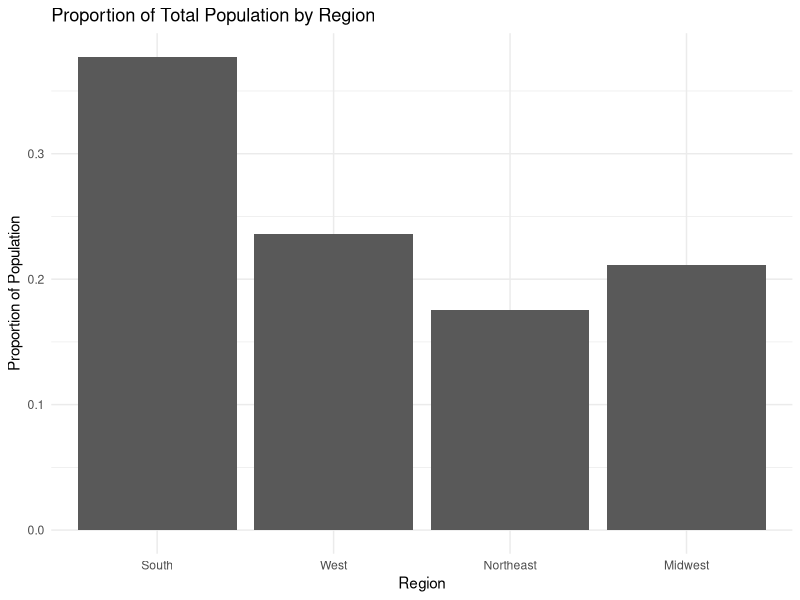
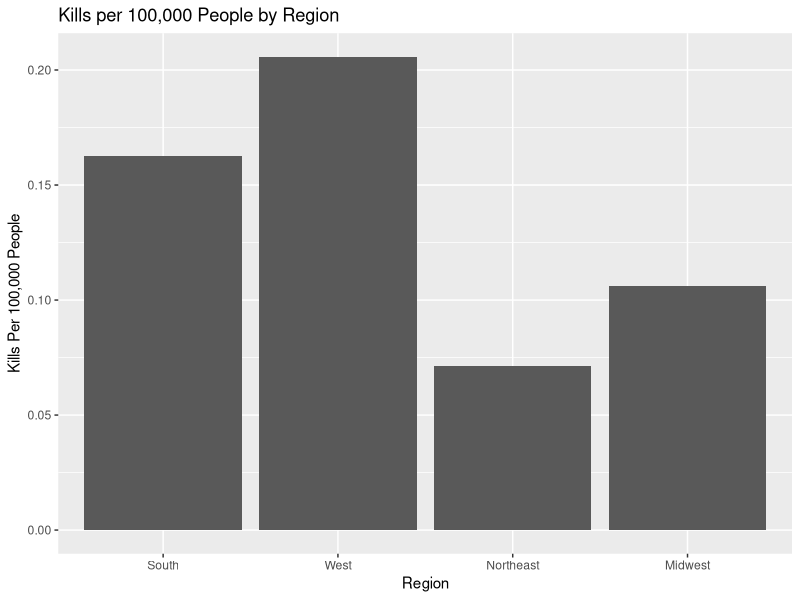
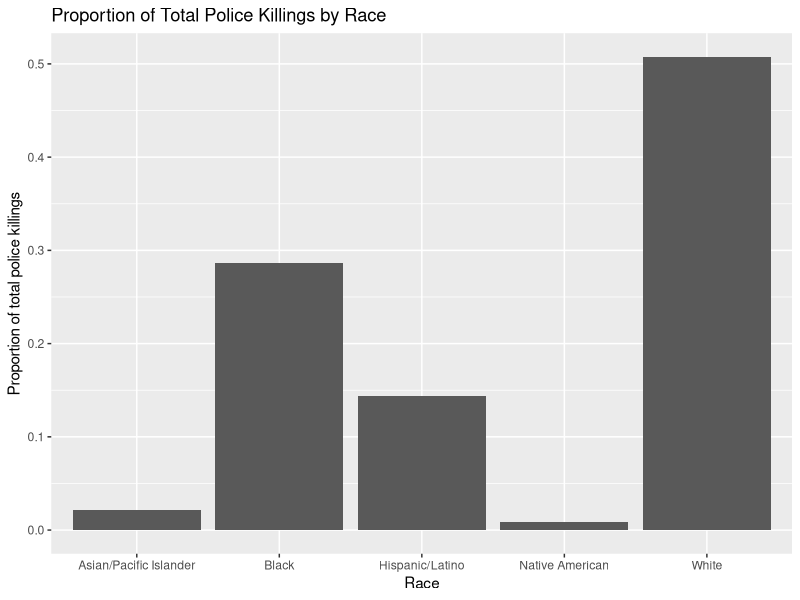
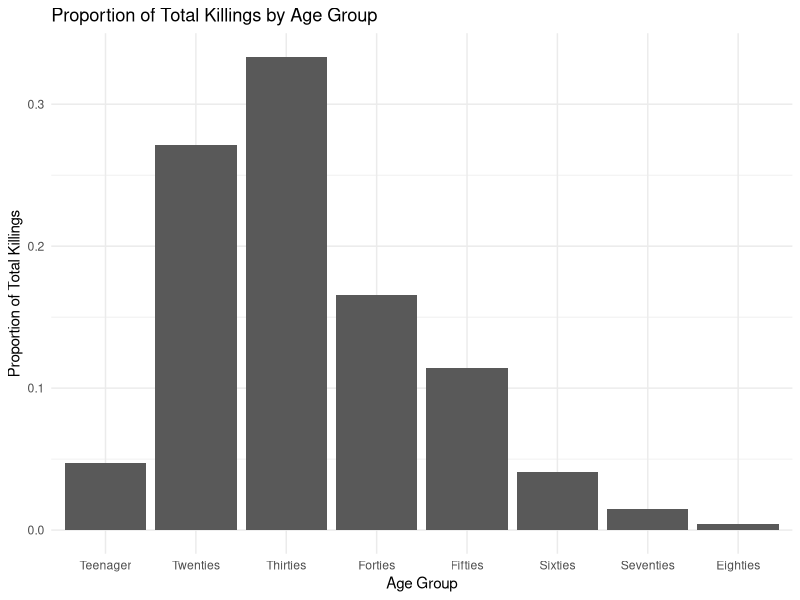
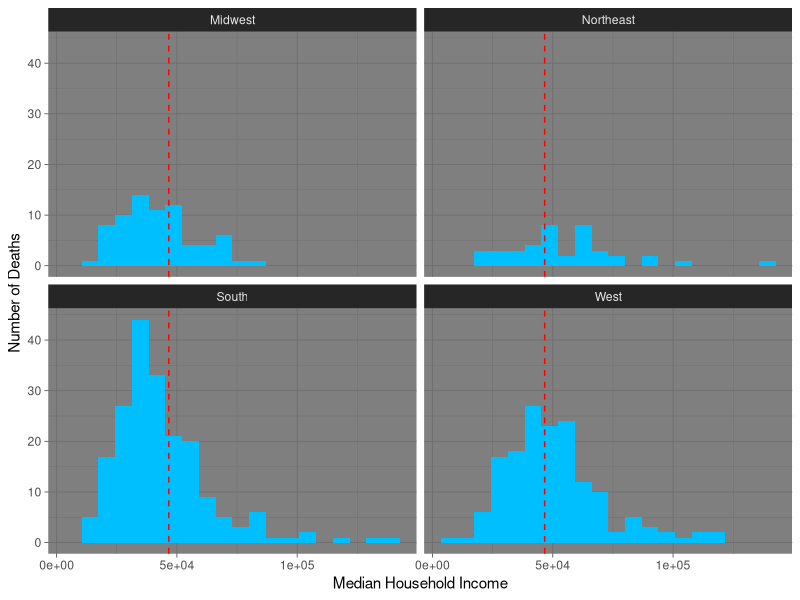
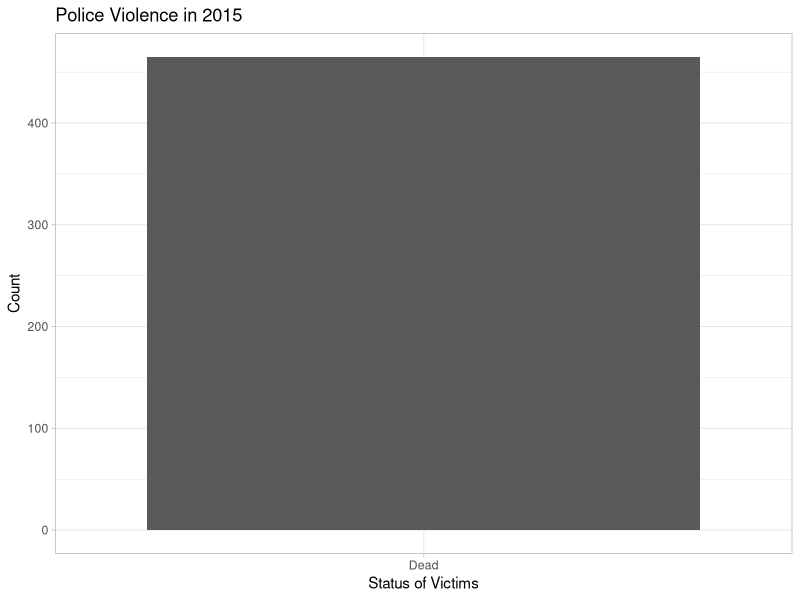
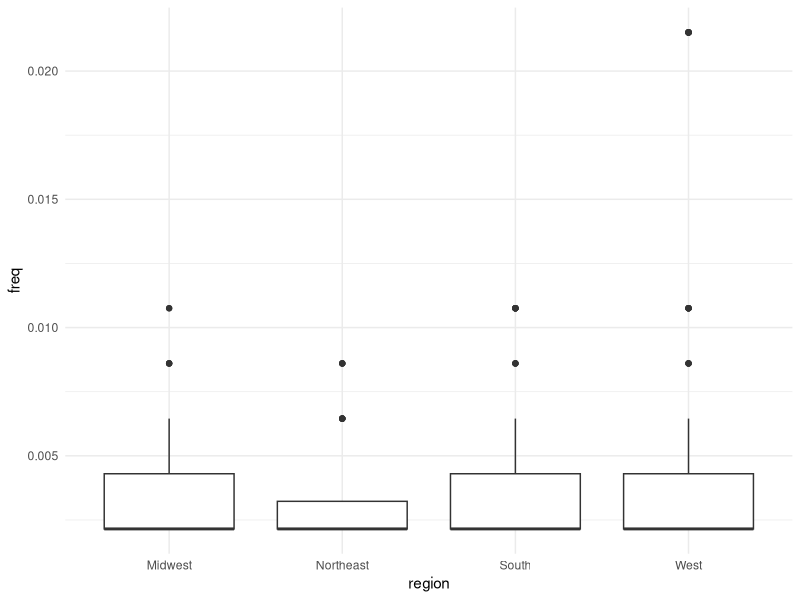
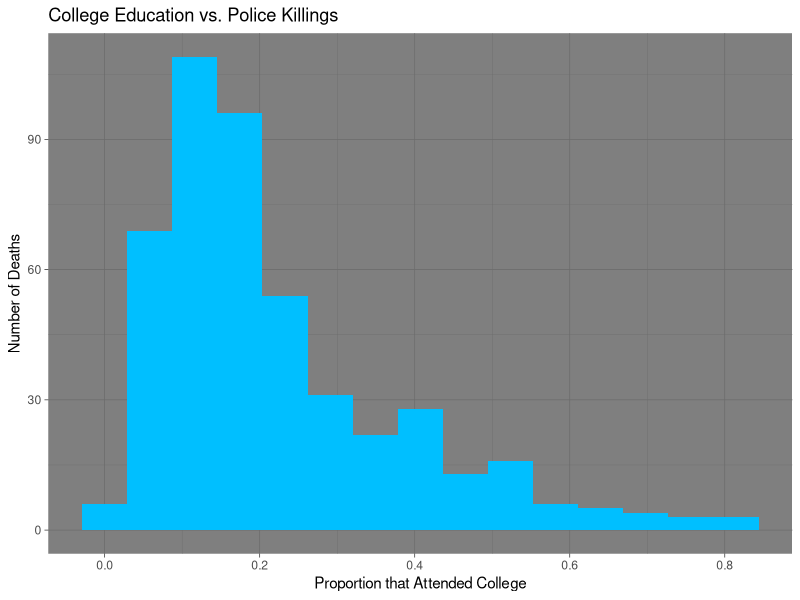

Generate these figures, in order, with R:
## ---- chunk 1
knitr::opts_chunk$set(echo = TRUE)
library(tidyverse)
library(Hmisc)
library(modelr)
library(dplyr)
library(xtable)
library(forcats)


# Import Data Below
PoliceKillings<-read_csv("PKcleanP2.csv")

# Add DC to the South region
PoliceKillings$region[which(PoliceKillings$State=="DC")]<-"South"
## ---- chunk 2
# Adding populations by state and adding populations by region
populations<-read_csv("StatePops.csv")
pops<-populations[-1,3:11]


# Import states by region
region.data<-read_csv("StatesbyCensusRegion.csv")


# Joining state pop and region data
pops1<-pops %>%
  select("GEO.display-label","respop72015") %>%
  rename(State="GEO.display-label",Pop2015=respop72015) %>%
  left_join(region.data,by="State") %>%
  mutate(Pop2015=as.numeric(Pop2015)) %>%
  group_by(region) %>%
  mutate(PopByRegion=sum(Pop2015)) %>%
  select(PopByRegion,region) %>%
  ungroup() %>%
  mutate(Pop.prop=PopByRegion/PopByRegion[1])

# Create a tibble of uniqe regions, pops, and prop pops
pops2<- tibble(PopByRegion=unique(pops1$PopByRegion),Region=unique(pops1$region),Pop.prop=unique(pops1$Pop.prop))

# Converting region variable to a factor
regions<-pops2 %>%
  mutate(Region=as_factor(Region))
levels(regions$Region)

# Remove the row for US total police killings
regions<-regions[-c(is.na(regions$Region)),]

## ---- chunk 3
# Print out a plot of proportion of population in each region
ggplot(regions) +
  geom_col(aes(x=fct_explicit_na(Region,na_level = "US Total"),y=Pop.prop))+
  xlab("Region")+
  ylab("Proportion of Population")+
  ggtitle("Proportion of Total Population by Region")+
  theme_minimal()
## ---- chunk 4
# Count how many police killings are in each state
state.kills<-PoliceKillings %>%
  select(State) %>%
  mutate(State=as_factor(State)) %>%
  group_by(State) %>%
  dplyr::summarize(count=n())

# Count how many police killings are in each region
region.kills<-PoliceKillings %>%
  select(region) %>%
  mutate(region=as_factor(region)) %>%
  group_by(region) %>%
  dplyr::summarize(count=n())

## ---- chunk 5
# Create population state data frame
states<- pops %>%
  select("GEO.display-label","respop72015") %>%
  rename(State="GEO.display-label",Pop2015=respop72015) %>%
  mutate(Pop2015=as.numeric(Pop2015)) %>%
  left_join(region.data,by="State") %>%
  select(-region)

# Join police killings by state with population state data and create a variable for kills per 100,000 per state
states1<-states[-c(1),] %>%
  select(Pop2015,State,state) %>%
  right_join(state.kills,by=c("state"="State")) %>%
  mutate(kill.pc.state=count/Pop2015*100000)

# Join police killings by region with population regions data and create a variable for kills per 100,000 per region
regions1<-regions[] %>%
  select(PopByRegion,Region) %>%
  right_join(region.kills,by=c("Region"="region")) %>%
  mutate(kill.pc.region=count/PopByRegion*100000)

## ---- chunk 6
# Create a graph for police killing rates per 100,000 people by region
ggplot(regions1)+
  geom_col(aes(x=Region,y=kill.pc.region))+
  ylab("Kills Per 100,000 People")+
  ggtitle("Kills per 100,000 People by Region")
## ---- chunk 7
Races <- PoliceKillings %>% 
  group_by(Race) %>%
  dplyr::summarize(count=n()) %>%
  ungroup() %>%
  mutate(prop=count/sum(count)) 

# Remove the row for unknown races
Races<-Races[-c(which(Races$Race=="Unknown")),]

ggplot(Races) +
  geom_col(aes(x=Race,y=prop))+
  ylab("Proportion of total police killings")+
  ggtitle("Proportion of Total Police Killings by Race")
## ---- chunk 8
Ages <- PoliceKillings %>% 
  mutate(Age = as.factor(Age)) %>%
  group_by(Age)
levels(Ages$Age)
## ---- chunk 9
Ages1 <- Ages %>%
  mutate(Age_Bin=fct_collapse(Age,
                           Teenager = levels(Age)[c(1:4)],
                           Twenties = levels(Age)[c(5:14)],
                           Thirties = levels(Age)[c(15:25)],
                           Forties = levels(Age)[c(26:34)],
                           Fifties = levels(Age)[c(35:44)],
                           Sixties = levels(Age)[c(45:52)],
                           Seventies =  levels(Age)[c(53:58)],
                           Eighties = levels(Age)[c(59:60)],
                           Unknown = levels(Age)[c(61)]
                           )) %>%
           group_by(Age_Bin) %>%
           dplyr::summarize(n=n()) %>%
           ungroup() %>%
           mutate(prop=n/sum(n))
           
# Remove the row for unknown age
Ages1<-Ages1[-c(which(Ages1$Age_Bin=="Unknown")),]
## ---- chunk 10
ggplot(Ages1)+
  geom_col(aes(x=Age_Bin,y=prop))+
  xlab("Age Group")+
  ylab("Proportion of Total Killings")+
  ggtitle("Proportion of Total Killings by Age Group")+
  theme_minimal()
## ---- chunk 11
mean.inc<-mean(PoliceKillings$med.tract.household.inc)

ggplot(PoliceKillings)+
  geom_histogram(aes(x=med.tract.household.inc),bins=20,fill='deepskyblue1')+
  geom_vline(xintercept=mean.inc,linetype="dashed",color="red")+
  facet_wrap(region~.)+
  theme_dark()+
  xlab("Median Household Income")+
  ylab("Number of Deaths")
## ---- chunk 12
PD = 
  PoliceKillings %>% 
  mutate( 
    killed = ifelse("age">16, 1, 0), 
    killed = factor(killed, levels=c("0","1"), labels = c("Alive","Dead")))
  
ggplot(PD) + 
  geom_bar(mapping = aes(killed)) + 
  theme_light() + 
  ggtitle("Police Violence in 2015") + xlab("Status of Victims") + ylab("Count")
## ---- chunk 13
Agencies = 
  PoliceKillings %>% 
  arrange(Law_Enforcement_Agency) %>% 
  group_by(Law_Enforcement_Agency) %>%
  dplyr::summarize(n = n()) %>%
  mutate( freq = n / sum(n))

Agencies2 = inner_join(Agencies, PoliceKillings) %>%
  select("Law_Enforcement_Agency","freq", -("n"), -("Name"), "Age":"region") 

## ---- chunk 14
Agencies2 %>% 
  ggplot()+
  geom_boxplot(aes(x=region, y = freq))+
  theme_minimal()
## ---- chunk 15
set.seed(252)
test.loco=sample(x=unique(Agencies2$freq),size=3,replace=F)

agentrain = anti_join(Agencies2,tibble(freq=test.loco),by="freq")
agentest = semi_join(Agencies2,tibble(freq=test.loco),by="freq")

reg.two=lm(freq~Population,data=Agencies2)
summary(reg.two)

reg.two=lm(freq~Population+Poverty_Rate+Unemployment_Rate,data=Agencies2)
summary(reg.two)

reg.three=lm(freq~Population+Poverty_Rate+Unemployment_Rate + Proportion_White,data=Agencies2)
summary(reg.three)

reg.four=lm(freq~Population+Poverty_Rate+Unemployment_Rate + Proportion_White + med.tract.personal.inc,data=Agencies2)
summary(reg.four)

agentrain2 =agentrain %>% 
  add_predictions(reg.two,var="reg2pred") %>%
  add_predictions(reg.three,var="reg3pred") %>%
  add_predictions(reg.four,var="reg4pred")
  
agentest2 =agentest %>% 
  add_predictions(reg.two,var="reg2pred") %>%
  add_predictions(reg.three,var="reg3pred") %>%
  add_predictions(reg.four,var="reg4pred")

agentrain3 =agentrain2 %>% 
  add_residuals(reg.two,var="reg2res") %>%
  add_residuals(reg.three,var="reg3res") %>%
  add_residuals(reg.four,var="reg4res")

agentest3 =agentest2 %>% 
  add_residuals(reg.two,var="reg2res") %>%
  add_residuals(reg.three,var="reg3res") %>%
  add_residuals(reg.four,var="reg4res")

## ---- chunk 16
ggplot(data=PoliceKillings) + 
  geom_histogram(mapping=aes(x=Proportion_Attended_College),bins=15,fill="deepskyblue1")+
  labs(x="Proportion that Attended College",y="Number of Deaths",title="College Education vs. Police Killings") + theme_dark()
## ---- chunk 17
unique(PoliceKillings$Cause_Of_Death)
ggplot(data=PoliceKillings) +
  geom_bar(aes(x=Cause_Of_Death))
NoGun= filter(PoliceKillings, Cause_Of_Death != "Gunshot")
ggplot(data=NoGun) +
  geom_bar(aes(x=Cause_Of_Death), color="black",fill=c("red","blue","darkgreen","purple"),size=2) + 
  xlab("Cause of Death") + ylab("Number of Deaths") + 
  theme_light()
## ---- chunk 18
PK1=PoliceKillings%>%
  mutate(higherthanavg=if_else(Unemployment_Rate>0.054,"Yes","No"))
table(PK1$higherthanavg) #count of whether each killing occured in an area that has an unemployment rate higher than the national average of 3.6%

URranges1=cut2(PoliceKillings$Unemployment_Rate,c(0.02,0.04,0.06,0.08,0.1,0.12,0.14,0.16,0.18,0.2,0.22,0.24,0.26,0.28,0.3,0.32,0.34,0.36,0.38,0.4)) 
summary(URranges1) #splitting up unemployment into ranges and then finding the count for each bin

ggplot(PoliceKillings,aes(x=Unemployment_Rate))+geom_histogram(breaks=c(0.02,
                      seq(0.05,0.5,0.05)),col="magenta")+geom_vline(xintercept = 0.054,linetype="dashed",color="yellow")

#histogram of unemployment values

## ---- chunk 19
Armed1=table(PoliceKillings$Armed)
print(Armed1)
ggplot(PoliceKillings,aes(x=PoliceKillings$Armed))+geom_bar()+coord_flip()+xlab("Armed vs Unarmed")
## ---- chunk 20
#
## ---- chunk 21
#
